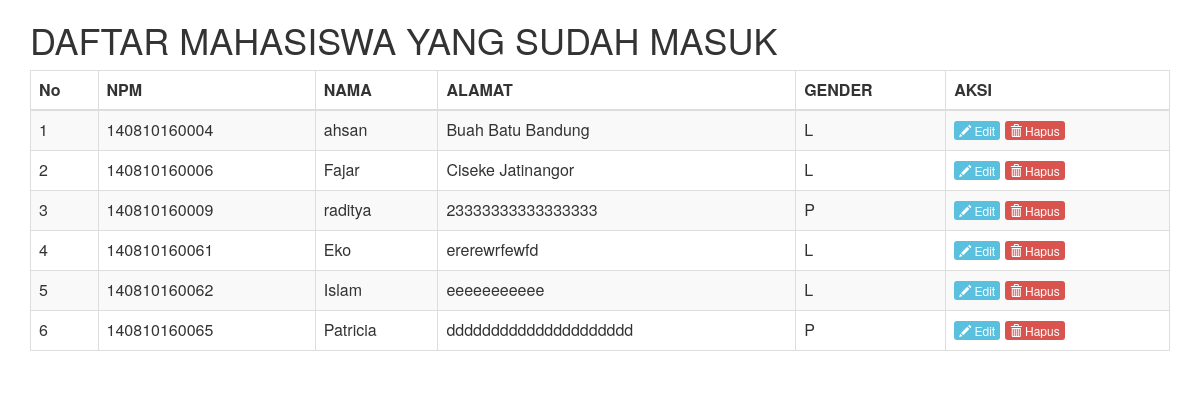
Page /source/latihan1/tampil_data.php on the committed database.
### tables this page shows
CREATE TABLE `identitas` (
  `npm` varchar(12) NOT NULL DEFAULT '',
  `nama` varchar(50) DEFAULT NULL,
  `alamat` varchar(100) DEFAULT NULL,
  `jk` char(1) DEFAULT NULL,
  `tgl_lhr` date DEFAULT NULL,
  `email` varchar(50) DEFAULT NULL
);

### source/latihan1/tampil_data.php (the view, shortened to what this page needs)
<html>
<head>
	<link rel="stylesheet" type="text/css" href="css/bootstrap.min.css">
</head>
<body>
 <div class="container">
<?php
  include "koneksi.php";
 $sql = "SELECT npm, nama, alamat,jk FROM identitas";
 $result = $conn->query($sql);
?>
    <h1>DAFTAR MAHASISWA YANG SUDAH MASUK</h1>
    <table class="table table-bordered table-striped">
		<thead>
			<tr>
				<th>No</th>
				<th>NPM</th>
				<th>NAMA</th>
                <th>ALAMAT</th>
                <th>GENDER</th>
                <th>AKSI</th>
			</tr>
		</thead>
		<tbody>
<?php
 if ($result->num_rows > 0) {
    $no=0;
    while($row = $result->fetch_assoc()) {
    	$no++;
        ?>
            <tr>
				<td><?php echo $no;?></td>
				<td><?php echo $row["npm"];?></td>
				<td><?php echo $row["nama"];?></td>
                <td><?php echo $row["alamat"];?></td>
                <td><?php echo $row["jk"];?></td>
                <td><a href="<?php echo "edit.php?id=".$row["npm"];?>" class="btn-xs btn-info" role="button"><span class="glyphicon glyphicon-pencil"></span> Edit</a>
                    <a href="<?php echo "hapus.php?id=".$row["npm"];?>" class="btn-xs btn-danger" role="button"><span class="glyphicon glyphicon-trash"></span> Hapus</a></td>
			</tr>
    <?php
    }
} else {
    echo "0 results";
}
?>
    </tbody>
    </table>
    </div>
</body>
</html>

### rows in the picture
identitas: npm "140810160004", nama "ahsan", alamat "Buah Batu Bandung", jk "L"
identitas: npm "140810160006", nama "Fajar", alamat "Ciseke Jatinangor", jk "L"
identitas: npm "140810160009", nama "raditya", alamat "23333333333333333", jk "P"
identitas: npm "140810160061", nama "Eko", alamat "ererewrfewfd", jk "L"
identitas: npm "140810160062", nama "Islam", alamat "eeeeeeeeeee", jk "L"
identitas: npm "140810160065", nama "Patricia", alamat "ddddddddddddddddddddd", jk "P"
